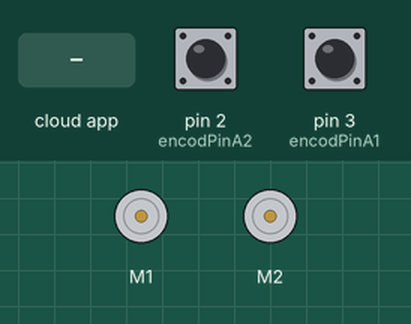
Simulated run of this sketch. Board: Arduino Uno, built with avr-gcc and run on an emulated ATmega328P. On the bench: 2 × DC motor (green arrow = forward, orange = backward, longer = faster). The test bench sets the inputs (shaded band); at power-on: pin 2 (encodPinA2) HIGH, pin 3 (encodPinA1) HIGH. The ROS host is connected and sends only what is stated.

Above: at 1.2 s.
1.3 s: the phone or cloud app sets angular.z to -100
At 2.6 s:
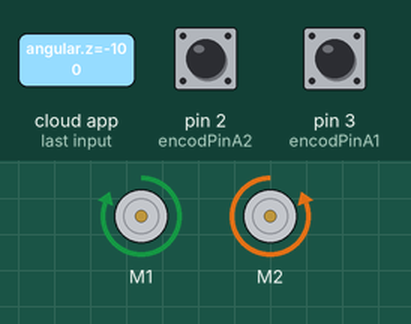
3.1 s: the phone or cloud app sets linear.x to -100
At 3.8 s:
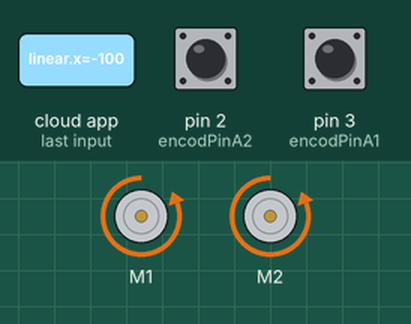
4.6 s: the phone or cloud app sets linear.x to 0
At 4.75 s:
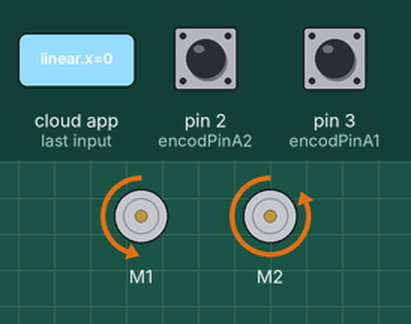
7.6 s: the phone or cloud app sets angular.z to 100
At 8.8 s:
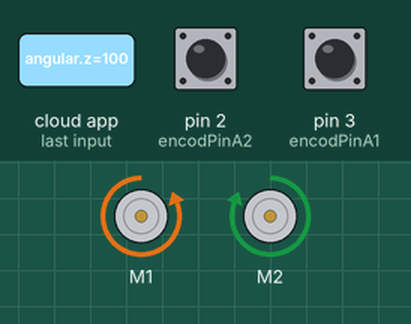
10.6 s: the phone or cloud app sets linear.x to 100
At 11.8 s:
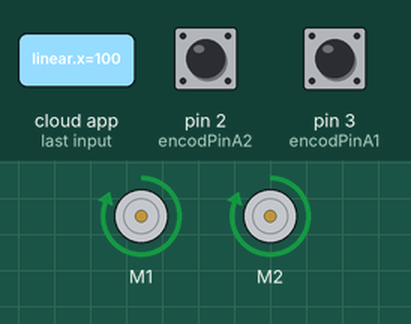
12.1 s: the phone or cloud app sets linear.x to 0
At 12.25 s:
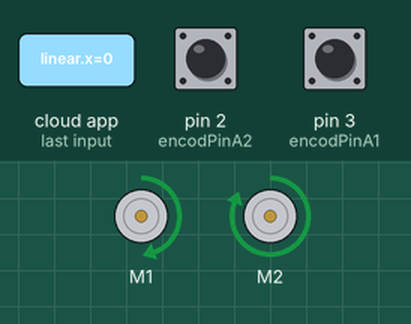
Timing chart, 0 to 15.1 s (numbered marks = the images above; inputs shaded):
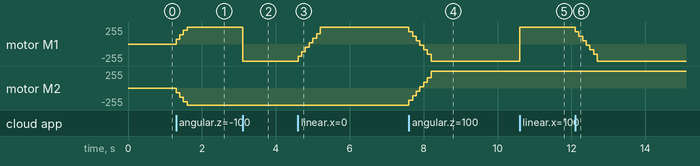

Measured:
- after the input at 1.3 s, motor M1: stopped → forward 68/255 at once, → forward 136/255 0.10 s later, → forward 204/255 0.10 s later, → forward 255/255 0.10 s later; motor M2: stopped → backward 68/255 at once, → backward 136/255 0.10 s later, → backward 204/255 0.10 s later, → backward 255/255 0.10 s later
- after the input at 3.1 s, motor M1: forward 255/255 → backward 255/255 at once
- after the input at 4.6 s, motor M1: moves from backward 255/255 to forward 255/255 over 0.60 s, starting at once
- after the input at 7.6 s, motor M1: moves from forward 255/255 to backward 255/255 over 0.60 s, starting at once; motor M2: moves from backward 255/255 to forward 255/255 over 0.60 s, starting at once
- after the input at 10.6 s, motor M1: backward 255/255 → forward 255/255 at once
- after the input at 12.1 s, motor M1: moves from forward 255/255 to backward 255/255 over 0.60 s, starting at once

The sketch:

rosMotor_controller.ino
```cpp
// Author: Sung Jik Cha
// Credits:
//   http://forum.arduino.cc/index.php?topic=8652.0
//   Dallaby   http://letsmakerobots.com/node/19558#comment-49685
//   Bill Porter  http://www.billporter.info/?p=286
//   bobbyorr (nice connection diagram) http://forum.pololu.com/viewtopic.php?f=15&t=1923

//ROS headers
#if (ARDUINO >= 100)
 #include <Arduino.h>
#else
 #include <WProgram.h>
#endif
#include <ros.h>
#include <geometry_msgs/Vector3Stamped.h>
#include <geometry_msgs/Twist.h>
#include <ros/time.h>
#include "robot_specs.h"

//Motor Shield headers
#include <Wire.h>
#include <Adafruit_Motor_Shield\Adafruit_MotorShield.h>
#include <Adafruit_Motor_Shield\utility\Adafruit_MS_PWMServoDriver.h>

#define encodPinA1      3     // encoder A pin
#define encodPinB1      8     // encoder B pin
#define encodPinA2      2
#define encodPinB2      7
#define LOOPTIME        100   // PID loop time(ms)
#define SMOOTH      10

#define sign(x) (x > 0) - (x < 0)

// Create the motor shield object with the default I2C address
Adafruit_MotorShield AFMS = Adafruit_MotorShield();
// Select which 'port' M1, M2, M3 or M4.
Adafruit_DCMotor *motor1 = AFMS.getMotor(1);
Adafruit_DCMotor *motor2 = AFMS.getMotor(2);

unsigned long lastMilli = 0;       // loop timing
unsigned long lastMilliPub = 0;
double rpm_req1 = 0;
double rpm_req2 = 0;
double rpm_act1 = 0;
double rpm_act2 = 0;
double rpm_req1_smoothed = 0;
double rpm_req2_smoothed = 0;
int direction1 = FORWARD;
int direction2 = FORWARD;
int prev_direction1 = RELEASE;
int prev_direction2 = RELEASE;
int PWM_val1 = 0;
int PWM_val2 = 0;
volatile long count1 = 0;          // rev counter
volatile long count2 = 0;
long countAnt1 = 0;
long countAnt2 = 0;
float Kp =   0.5;
float Kd =   0;
float Ki =   0;
ros::NodeHandle nh;

void handle_cmd( const geometry_msgs::Twist& cmd_msg) {
  double x = cmd_msg.linear.x;
  double z = cmd_msg.angular.z;
  if (z == 0) {     // go straight
    // convert m/s to rpm
    rpm_req1 = x*60/(pi*wheel_diameter);
    rpm_req2 = rpm_req1;
  }
  else if (x == 0) {
    // convert rad/s to rpm
    rpm_req2 = z*track_width*60/(wheel_diameter*pi*2);
    rpm_req1 = -rpm_req2;
  }
  else {
    rpm_req1 = x*60/(pi*wheel_diameter)-z*track_width*60/(wheel_diameter*pi*2);
    rpm_req2 = x*60/(pi*wheel_diameter)+z*track_width*60/(wheel_diameter*pi*2);
  }
}

ros::Subscriber<geometry_msgs::Twist> sub("cmd_vel", handle_cmd);
geometry_msgs::Vector3Stamped rpm_msg;
ros::Publisher rpm_pub("rpm", &rpm_msg);
ros::Time current_time;
ros::Time last_time;

void setup() {
 AFMS.begin();  // create with the default frequency 1.6KHz
 count1 = 0;
 count2 = 0;
 countAnt1 = 0;
 countAnt2 = 0;
 rpm_req1 = 0;
 rpm_req2 = 0;
 rpm_act1 = 0;
 rpm_act2 = 0;
 PWM_val1 = 0;
 PWM_val2 = 0;
 nh.initNode();
 nh.getHardware()->setBaud(57600);
 nh.subscribe(sub);
 nh.advertise(rpm_pub);

 pinMode(encodPinA1, INPUT);
 pinMode(encodPinB1, INPUT);
 digitalWrite(encodPinA1, HIGH);                // turn on pullup resistor
 digitalWrite(encodPinB1, HIGH);
 attachInterrupt(1, encoder1, RISING);

 pinMode(encodPinA2, INPUT);
 pinMode(encodPinB2, INPUT);
 digitalWrite(encodPinA2, HIGH);                // turn on pullup resistor
 digitalWrite(encodPinB2, HIGH);
 attachInterrupt(0, encoder2, RISING);
 motor1->setSpeed(0);
 motor2->setSpeed(0);
 motor1->run(FORWARD);
 motor1->run(RELEASE);
 motor2->run(FORWARD);
 motor2->run(RELEASE);
}

void loop() {
  nh.spinOnce();
  unsigned long time = millis();
  if(time-lastMilli>= LOOPTIME)   {      // enter tmed loop
    getMotorData(time-lastMilli);
    PWM_val1 = updatePid(1, PWM_val1, rpm_req1, rpm_act1);
    PWM_val2 = updatePid(2, PWM_val2, rpm_req2, rpm_act2);

    if(PWM_val1 > 0) direction1 = FORWARD;
    else if(PWM_val1 < 0) direction1 = BACKWARD;
    if (rpm_req1 == 0) direction1 = RELEASE;
    if(PWM_val2 > 0) direction2 = FORWARD;
    else if(PWM_val2 < 0) direction2 = BACKWARD;
    if (rpm_req2 == 0) direction2 = RELEASE;
    motor1->run(direction1);
    motor2->run(direction2);

    motor1->setSpeed(abs(PWM_val1));
    motor2->setSpeed(abs(PWM_val2));

    publishRPM(time-lastMilli);
    lastMilli = time;
  }
  if(time-lastMilliPub >= LOOPTIME) {
  //  publishRPM(time-lastMilliPub);
    lastMilliPub = time;
  }
}

void getMotorData(unsigned long time)  {
 rpm_act1 = double((count1-countAnt1)*60*1000)/double(time*encoder_pulse*gear_ratio);
 rpm_act2 = double((count2-countAnt2)*60*1000)/double(time*encoder_pulse*gear_ratio);
 countAnt1 = count1;
 countAnt2 = count2;
}

int updatePid(int id, int command, double targetValue, double currentValue) {
  double pidTerm = 0;                            // PID correction
  double error = 0;
  double new_pwm = 0;
  double new_cmd = 0;
  static double last_error1 = 0;
  static double last_error2 = 0;
  static double int_error1 = 0;
  static double int_error2 = 0;

  error = targetValue-currentValue;
  if (id == 1) {
    int_error1 += error;
    pidTerm = Kp*error + Kd*(error-last_error1) + Ki*int_error1;
    last_error1 = error;
  }
  else {
    int_error2 += error;
    pidTerm = Kp*error + Kd*(error-last_error2) + Ki*int_error2;
    last_error2 = error;
  }
  new_pwm = constrain(double(command)*MAX_RPM/4095.0 + pidTerm, -MAX_RPM, MAX_RPM);
  new_cmd = 4095.0*new_pwm/MAX_RPM;
  return int(new_cmd);
}

void publishRPM(unsigned long time) {
  rpm_msg.header.stamp = nh.now();
  rpm_msg.vector.x = rpm_act1;
  rpm_msg.vector.y = rpm_act2;
  rpm_msg.vector.z = double(time)/1000;
  rpm_pub.publish(&rpm_msg);
  nh.spinOnce();
}

void encoder1() {
  if (digitalRead(encodPinA1) == digitalRead(encodPinB1)) count1++;
  else count1--;
}
void encoder2() {
  if (digitalRead(encodPinA2) == digitalRead(encodPinB2)) count2--;
  else count2++;
}
```

robot_specs.h
```cpp
#ifndef ROBOT_SPECS_H
#define ROBOT_SPECS_H

#define encoder_pulse   13
#define gear_ratio      120
#define wheel_diameter  0.069   //m
#define wheel_width     0.027   //m
#define track_width     0.276   //m
#define MAX_RPM         58
#define pi              3.1415926
#define two_pi          6.2831853
#endif
```
